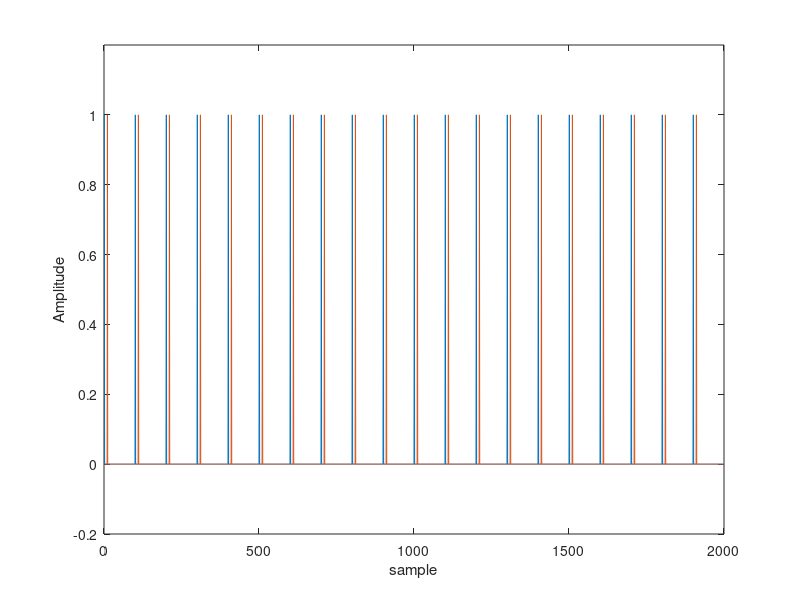
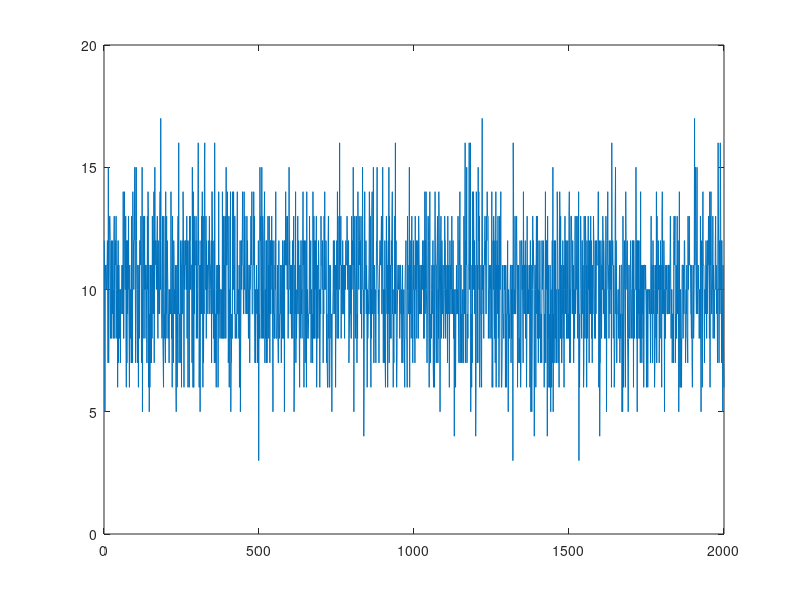
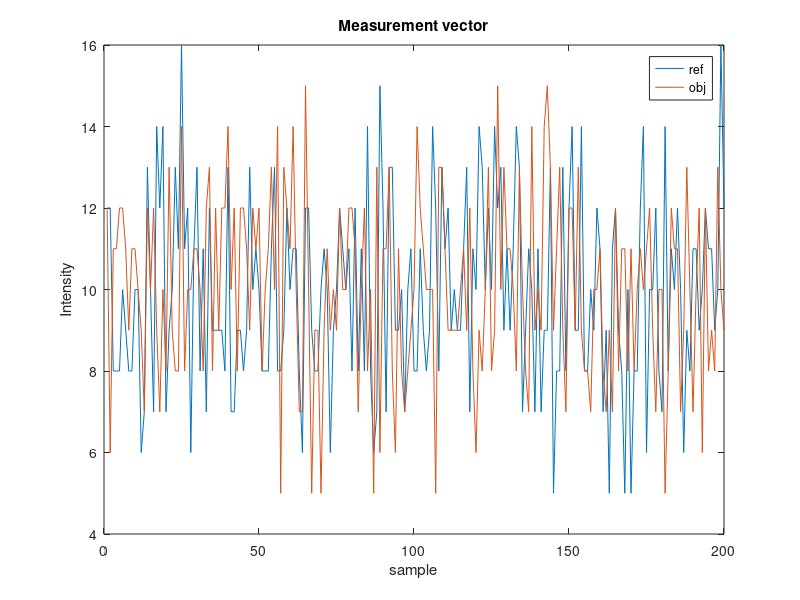

These figures' MATLAB source, in order: (Note: this script raises an error after producing the figures.)
clear all;
close all;
clc;

f=1000;
T=1/f;
fs=50;
Ts=1/fs;
k= 1; %sparse level per cycles
Nc = 100 % number sample per cycles
M = Nc*f/500; % number tranfers
N= Nc * f/fs; % length of signal

%generate signal reference
refsig = zeros(N,1);
ref= zeros(Nc,1) % signal tranfers
ref(1,1)= 1;

% time of the light wave flighting from the object to the imaging sensor
shiftime = 10;

%generate signal object
objsig = zeros(N,1);
obj = zeros(Nc,1)
obj (1+shiftime: k+shiftime)=1;

for i= 1:f/fs
    refsig((i-1)*Nc+1:i*Nc) = ref(:,1);
    objsig((i-1)*Nc+1:i*Nc) = obj(:,1);
end

% for i= 1:N
%     t(i) = (i-1)/(f*Nc);
% end

figure(1);
% plot(t,refsig,'linewidth',2)
plot(refsig);
hold on
plot(objsig)
ylim([-0.2 1.2]);
xlabel('sample');
ylabel('Amplitude');

%generate encode signal
Phi = randi([0 1],N,N);
y=Phi*refsig;
figure(2);
plot(y)


for i=1:M
   position(i,1) = (i-1) *shiftime+1
end

outputref = zeros(M,1);
outputobj = zeros(M,1);

%Making random measurements
A=zeros(M,N);
for i=1 : M
    outputref(i) = y(position(i));
    A(i,:) = Phi(position(i),:);
end
outputobj = A * objsig;


figure(3)
plot(outputref);
hold on
plot(outputobj);
xlabel('sample');
ylabel('Intensity');
title('Measurement vector');
legend('ref','obj')

% %Adding some measurement noise.
% SNR=15;
% outputobj=createNoise(outputobj,SNR);
% 
% 
% %Measurement vector with noise.
% outputobj = outputobj + e ;
% figure(4);
% plot(outputref);
% hold on
% plot(outputobj);
% title(sprintf('Measurement vector with noise at SNR=%d dB', SNR));



cvx_begin
    variable xp_ref(N);
    minimize (norm(xp_ref,1));
    subject to
    A*xp_ref==outputref;
cvx_end

% obj = OrthogonalMatchingPursuit(A,20,outputobj);

cvx_begin
    variable xp_obj(N);
    minimize (norm(xp_obj,1));
    subject to
    A*xp_obj==outputobj; 

%     norm(A*obj-outputobj,2) <= eps
%     minimize (norm(A*obj-outputobj,2)+0.01*norm(obj,1));
cvx_end

diff = objsig - xp_obj;
recovery_error = norm(diff) / norm(objsig);
fprintf('recovery error: %0.4f\n', recovery_error);


figure(5)
plot(xp_ref)
hold on 
plot(xp_obj)
xlabel('sample');
ylabel('Amplitude');
title('Reconstructed signal');
legend('ref','obj')
